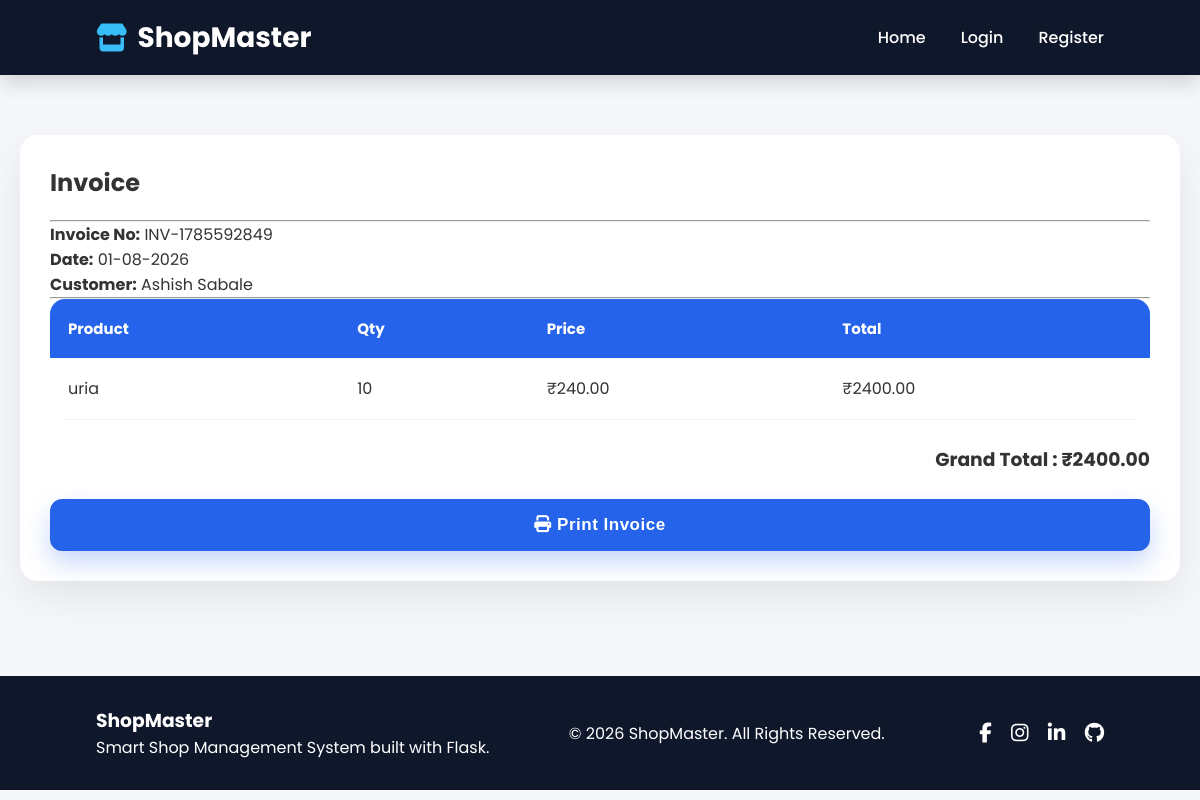
The app's page /sales/invoice/2 (signed in) with its own data.
### models.py (models this page shows, shortened)
class Invoice(db.Model):
    __tablename__ = "invoices"
    id = db.Column(
        db.Integer,
        primary_key=True
    )
    user_id = db.Column(
        db.Integer,
        db.ForeignKey("users.id"),
        nullable=False
    )
    customer_id = db.Column(
        db.Integer,
        db.ForeignKey("customers.id"),
        nullable=False
    )
    invoice_number = db.Column(
        db.String(30),
        unique=True,
        nullable=False
    )
    total_amount = db.Column(
        db.Float,
        default=0
    )
    discount = db.Column(
        db.Float,
        default=0
    )
    gst_amount = db.Column(
        db.Float,
        default=0
    )
    grand_total = db.Column(
        db.Float,
        default=0
    )
    created_at = db.Column(
        db.DateTime,
        server_default=db.func.now()
    )
    customer = db.relationship(
        "Customer",
        backref="invoices"
    )
    user = db.relationship(
        "User",
        backref="invoices"
    )

class Customer(db.Model):
    __tablename__ = "customers"
    id = db.Column(db.Integer, primary_key=True)
    user_id = db.Column(
        db.Integer,
        db.ForeignKey("users.id"),
        nullable=False
    )
    customer_name = db.Column(
        db.String(100),
        nullable=False
    )
    mobile = db.Column(
        db.String(15),
        nullable=False
    )
    email = db.Column(
        db.String(120)
    )
    address = db.Column(
        db.Text
    )
    gst_number = db.Column(
        db.String(30)
    )
    created_at = db.Column(
        db.DateTime,
        server_default=db.func.now()
    )

class InvoiceItem(db.Model):
    __tablename__ = "invoice_items"
    id = db.Column(
        db.Integer,
        primary_key=True
    )
    invoice_id = db.Column(
        db.Integer,
        db.ForeignKey("invoices.id"),
        nullable=False
    )
    product_id = db.Column(
        db.Integer,
        db.ForeignKey("products.id"),
        nullable=False
    )
    quantity = db.Column(
        db.Integer,
        nullable=False
    )
    price = db.Column(
        db.Float,
        nullable=False
    )
    total = db.Column(
        db.Float,
        nullable=False
    )
    invoice = db.relationship(
        "Invoice",
        backref="items"
    )
    product = db.relationship(
        "Product"
    )

class Product(db.Model):
    __tablename__ = "products"
    id = db.Column(db.Integer, primary_key=True)
    user_id = db.Column(
        db.Integer,
        db.ForeignKey("users.id"),
        nullable=False
    )
    name = db.Column(db.String(150), nullable=False)
    category = db.Column(db.String(100), nullable=False)
    description = db.Column(db.Text)
    purchase_price = db.Column(db.Float, nullable=False)
    selling_price = db.Column(db.Float, nullable=False)
    quantity = db.Column(db.Integer, default=0)
    image = db.Column(
        db.String(200),
        default="default_product.png"
    )
    created_at = db.Column(
        db.DateTime,
        server_default=db.func.now()
    )

### routes/sales.py (the view)
@sales.route("/sales/invoice/<int:id>")
@login_required
def view_invoice(id):
    invoice = Invoice.query.filter_by(
        id=id,
        user_id=current_user.id
    ).first_or_404()
    return render_template(
        "invoice.html",
        invoice=invoice
    )

### models.py (called while the page is built)
@login_manager.user_loader
def load_user(user_id):
    return db.session.get(User, int(user_id))

### templates/invoice.html
{% include 'header.html' %}
<div class="dashboard-container">
    <div class="profile-card">
        <h2>Invoice</h2>
        <hr>
        <p><strong>Invoice No:</strong> {{ invoice.invoice_number }}</p>
        <p><strong>Date:</strong> {{ invoice.created_at.strftime("%d-%m-%Y") }}</p>
        <p><strong>Customer:</strong> {{ invoice.customer.customer_name }}</p>
        <hr>
        <table class="customer-table">
            <thead>
                <tr>
                    <th>Product</th>
                    <th>Qty</th>
                    <th>Price</th>
                    <th>Total</th>
                </tr>
            </thead>
            <tbody>
                {% for item in invoice.items %}
                <tr>
                    <td>{{ item.product.name }}</td>
                    <td>{{ item.quantity }}</td>
                    <td>₹{{ "%.2f"|format(item.price) }}</td>
                    <td>₹{{ "%.2f"|format(item.total) }}</td>
                </tr>
                {% endfor %}
            </tbody>
        </table>
        <br>
        <h3 style="text-align:right;">
            Grand Total :
            ₹{{ "%.2f"|format(invoice.grand_total) }}
        </h3>
        <br>
        <button onclick="window.print()" class="login-btn">
            <i class="fas fa-print"></i>
            Print Invoice
        </button>
    </div>
</div>
{% include 'footer.html' %}

### static/css/style.css (style rules this page uses)
* { margin:0; padding:0; box-sizing:border-box; }
html { scroll-behavior:smooth; }
body { font-family:'Poppins',sans-serif; background:#f5f7fb; color:#333; }
.login-btn { width:100%; padding:16px; border:none; border-radius:10px; background:#2563eb; color:white; font-size:17px; cursor:pointer; transition:.3s; }
.dashboard-container { max-width:1200px; margin:40px auto; padding:20px; }
.profile-card { background:#fff; border-radius:15px; padding:30px; box-shadow:0 10px 25px rgba(0,0,0,.08); margin-bottom:35px; }
.profile-card h2 { margin-bottom:20px; }
* { transition:0.25s ease; }
.profile-card { border-radius:18px; box-shadow:0 15px 40px rgba(0,0,0,.08); border:none; }
.customer-table { width:100%; border-collapse:collapse; border-radius:15px; overflow:hidden; }
.customer-table thead { background:#2563eb; color:white; }
.customer-table th { padding:18px; text-align:left; font-size:15px; }
.customer-table td { padding:18px; border-bottom:1px solid #edf2f7; }
.login-btn { border-radius:12px; font-weight:600; letter-spacing:.5px; box-shadow:0 12px 25px rgba(37,99,235,.25); }
.dashboard-container { animation:fadeIn .5s ease; }

### records on screen
Invoice: invoice_number "INV-1785592849", created_at "01-08-2026", grand_total "2400.00"
Customer: customer.customer_name "Ashish Sabale"
InvoiceItem: product.name "uria", quantity "10", price "240.00", total "2400.00"
